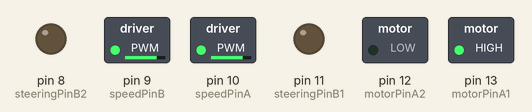
A sketch run on a simulated Arduino Uno, built with avr-gcc and run on an emulated ATmega328P. Parts: switched loads named in the sketch (green lamp = pin HIGH), output pins drawn as LEDs (lit = HIGH).

Above: at 2.0 s.
At 10.0 s:
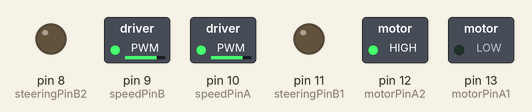
At 18.0 s:
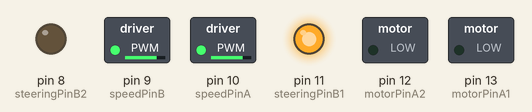
At 26.0 s:
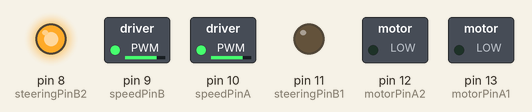
At 42.0 s:
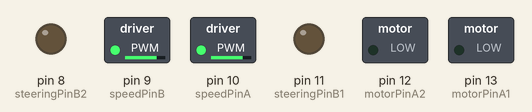
Timing chart, 0 to 46.8 s (numbered marks = the images above):
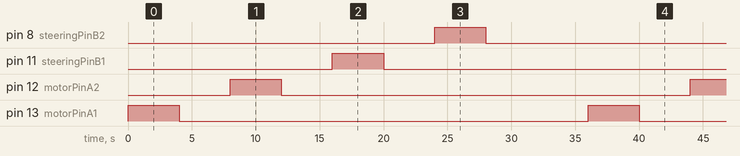

Measured:
- by itself, pin 8 (steeringPinB2), pin 11 (steeringPinB1), pin 12 (motorPinA2), pin 13 (motorPinA1): alternates HIGH for 4.0 s and LOW for 32.0 s
- by itself, everything shown: repeats every 36.0 s, in 8 steps

The sketch:

YellowMonsterChevy.ino
```cpp
// motor A
int motorPinA1 = 13;
int motorPinA2 = 12;
int speedPinA = 10;
// motor B
// motor A
int steeringPinB1 = 11;
int steeringPinB2 = 8;
int speedPinB = 9;
unsigned long time;
int speed;
int dir;
void setup() {
  pinMode(motorPinA1, OUTPUT);
  pinMode(motorPinA2, OUTPUT);
  pinMode(speedPinA, OUTPUT);
  pinMode(steeringPinB1, OUTPUT);
  pinMode(steeringPinB2, OUTPUT);
  pinMode(speedPinB, OUTPUT);

  speed = 200;
  analogWrite(speedPinA, speed);
  analogWrite(speedPinB, speed);
}
void motorFwd(){
  digitalWrite(motorPinA1, HIGH);
  digitalWrite(motorPinA2, LOW);
}
void motorStop(){
  digitalWrite(motorPinA1, LOW);
  digitalWrite(motorPinA2, LOW);
}
void motorBwd(){
  digitalWrite(motorPinA1, LOW);
  digitalWrite(motorPinA2, HIGH);
}

void steeringLeft(){
  digitalWrite(steeringPinB1, HIGH);
  digitalWrite(steeringPinB2, LOW);
}
void steeringNeutral(){
  digitalWrite(steeringPinB1, LOW);
  digitalWrite(steeringPinB2, LOW);
}
void steeringRight(){
  digitalWrite(steeringPinB1, LOW);
  digitalWrite(steeringPinB2, HIGH);
}
void wait(){
 delay(4000);
 }
void loop() {
  motorFwd();
  wait();
  motorStop();
  wait();
  motorBwd();
  wait();
  motorStop();
  wait();

  steeringLeft();
  wait();
  steeringNeutral();
  wait();
  steeringRight();
  wait();
  steeringNeutral();

  wait();
  wait();
}
```
